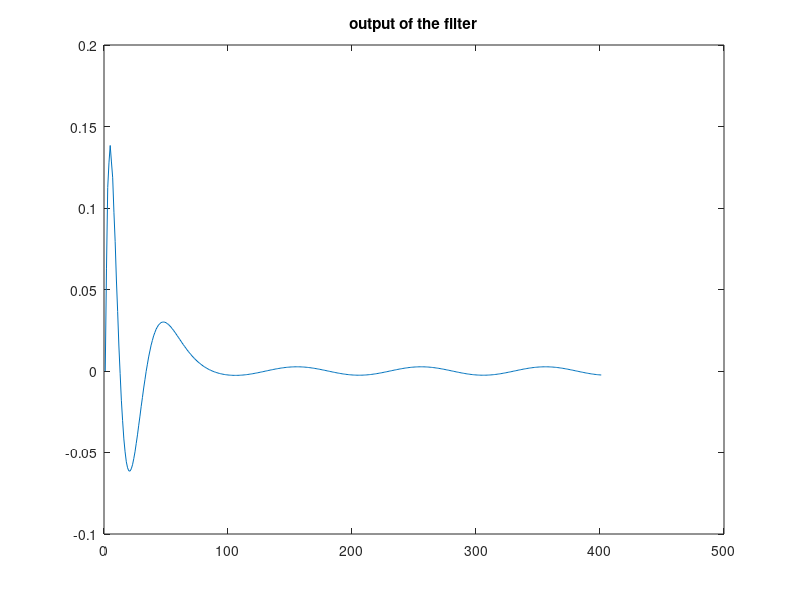

This chart was generated by the following MATLAB code:
% Generation of Sine Wave 
r =0.9;
Wo = 0.019*pi;
Wi = 0.0159*pi;
Wii = 00239*pi;
Fs = 44100;
t =0:1/Fs:400/Fs;
f= 440;
x = sin(2*pi*f*t);
% using plot function to plot the signal
%figure;
%plot(x);

%using filter function 

a = [1 -2*cos(Wo) 1];
b= [1 -2*r*cos(Wo) r^2];

y1 = filter(a,b,x);
c = [1 -2*cos(Wi) 1];
d = [1 -2*r*cos(Wi) r^2];
y2 = filter(c,d,y1);
e = [1 -2*cos(Wii) 1];
f = [1 -2*r*cos(Wii) r^2];
y = filter(e,f,y2);

figure;
plot(y);
title('output of the filter')
